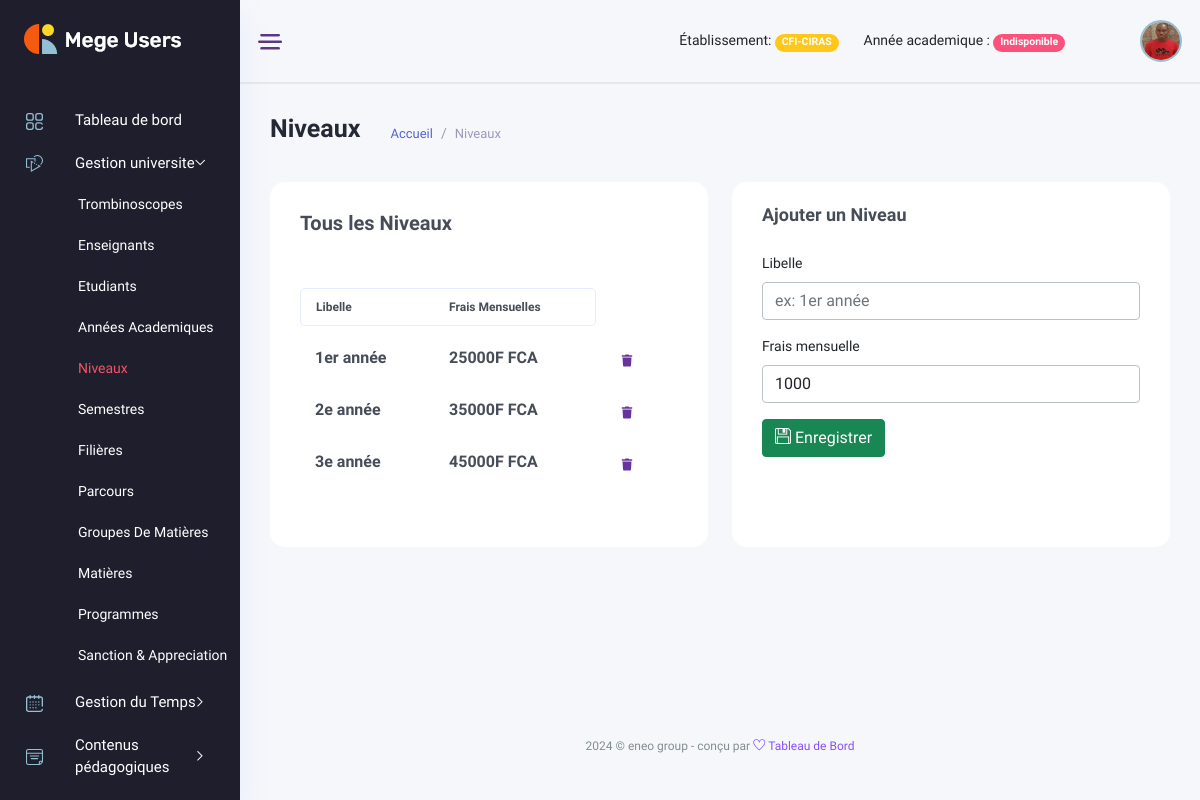
/manager_dashboard/gestion_universite/niveaux/ (signed in), run on the app's committed database.
### backend/models/user_account.py (models this page shows, shortened)
class User(AbstractBaseUser, PermissionsMixin):
    school = models.ForeignKey(Etablishment, on_delete=models.CASCADE, null=True, blank=True)
    username = models.CharField(max_length=255, unique=True,)
    student = models.OneToOneField(Student, unique=True, on_delete=models.SET_NULL, null=True, blank=True)
    teacher = models.OneToOneField(Teacher, unique=True, on_delete=models.SET_NULL, null=True, blank=True)
    management_profil = models.OneToOneField(ManagementProfil, unique=True, on_delete=models.CASCADE, null=True, blank=True)
    is_active = models.BooleanField(default=True)
    is_admin = models.BooleanField(default=False)
    is_admin_school = models.BooleanField(default=False)
    is_manager = models.BooleanField(default=False)
    is_accountant = models.BooleanField(default=False)
    is_student = models.BooleanField(default=False)
    is_teacher = models.BooleanField(default=False)
    created_at = models.DateTimeField(auto_now_add=True)
    updated_at = models.DateTimeField(auto_now=True)
    objects = UserManager()
    USERNAME_FIELD = 'username'

### backend/models/gestion_ecole.py (models this page shows, shortened)
class Etablishment(models.Model):
    name = models.CharField(max_length=120)
    tel = models.CharField(max_length=20)
    address = models.CharField(max_length=100)
    social_address = models.CharField(max_length=100, blank=True, null=True)
    email = models.EmailField(max_length=200, blank=True, null=True)
    bulletin_foot = models.CharField(max_length=50, blank=True, null=True)
    currency = models.CharField(max_length=50, choices=currencies, blank=True, null=True)
    système = models.CharField(max_length=50, choices=systemes, blank=True, null=True)
    status_fees = models.CharField(max_length=50, choices=statues, blank=True, null=True)
    subscription_fees = models.IntegerField(default=1000, blank=True, null=True)
    month = models.IntegerField(default=9, blank=True, null=True)
    re_registration_fees = models.IntegerField(default=800, blank=True, null=True)

class Level(models.Model):
    label = models.CharField(max_length=50)
    fees = models.IntegerField(default=1000)
    school = models.ForeignKey(Etablishment, on_delete=models.CASCADE, null=True)
    created_at = models.DateTimeField(auto_now_add=True)
    updated_at = models.DateTimeField(auto_now=True)

### manager_dashboard/views/gestion_universite_view.py (the view, shortened to what this page needs)
class LevelView(View):
    template = "manager_dashboard/gestion_universite/niveaux.html"
    def dispatch(self,request, *args, **kwargs):
        if not request.user.is_authenticated:
            return redirect('backend:login')
        if request.user.is_manager or request.user.is_admin_school:
            return super().dispatch(request, *args, **kwargs)
        return redirect('backend:logout')
    def get(self, request, *args, **kwargs):
        form = LevelForm()
        context = {'levels':Level.objects.filter(school=request.user.school), 'form':form}
        return render(request, template_name=self.template, context=context)

### backend/forms/gestion_ecole_forms.py
class LevelForm(forms.ModelForm):
    class Meta:
        model = Level
        fields = ['label', 'fees', 'school']
        widgets = {
            'label' : forms.TextInput(
                attrs={
                    'id': 'label',
                    'class': 'form-control',
                    'name': 'label',
                    'maxLength':'50',
                    'placeholder': 'ex: 1er année',
                    'required': True
                }
            ),
            'fees' : forms.NumberInput(
                attrs={
                    'class': 'form-control',
                    'required': True
                }
            ),
        }

### manager_dashboard/templates/manager_dashboard/gestion_universite/niveaux.html (shortened to what this page needs)
{% extends '../base.html' %}
{% load static %}
{% block content %}
<div class="main_content_iner overly_inner ">
    <div class="container-fluid p-0 ">
        <div class="row">
            <div class="col-12">
                <div class="page_title_box d-flex flex-wrap align-items-center justify-content-between">
                    <div class="page_title_left d-flex align-items-center">
                        <h3 class="f_s_25 f_w_700 dark_text mr_30">Niveaux</h3>
                        <ol class="breadcrumb page_bradcam mb-0">
                            <li class="breadcrumb-item"><a class='text-primary' href='{% url "manager_dashboard:index" %}'>Accueil</a></li>
                            <li class="breadcrumb-item"><a href="">Niveaux</a></li>
                        </ol>
                    </div>
                </div>
            </div>
        </div>
        <div class="row">
            <div class="col-lg-6">
                <div class="white_card card_height_100 mb_30 pt-4">
                    <div class="white_card_body">
                        <div class="QA_section">
                            <div class="white_box_tittle list_header">
                                <h4>Tous les Niveaux </h4>
                            </div>
                            <div class="QA_table mb_30">
                                <table class="table lms_table_active ">
                                    <thead>
                                        <tr>
                                            <th scope="col">Libelle</th>
                                            <th scope="col">Frais mensuelles</th>
                                        </tr>
                                    </thead>
                                    <tbody id="elementList">
                                        {% for level in levels %}
                                            <tr data-id="{{ level.id }}">
                                                <td> <h6> {{ level.label }} <h6></td>
                                                <td> <h6> {{ level.fees }}F FCA <h6></td>
                                                {% if not user.is_admin_school %}
                                                <td>
                                                    <div class="action_btns d-flex">
                                                        <a href="#" onclick='deleteLevel({{ level.id }})' class="action_btn"> <i class="fas fa-trash"></i> </a>
                                                    </div>
                                                </td>
                                                {% endif %}
                                            </tr>
                                        {% endfor %}
                                    </tbody>
                                </table>
                            </div>
                        </div>
                    </div>
                </div>
            </div>
            {% if not user.is_admin_school %}
            <div class="col-6">
                <div class="white_card card_height_100 mb_30">
                    <div class="white_card_header">
                        <div class="box_header m-0">
                            <div class="main-title">
                                <h3 class="m-0">Ajouter un Niveau</h3>
                            </div>
                        </div>
                    </div>
                    <div class="white_card_body">
                        <form method='post'>
                            <div class="mb-3">
                                <label class="form-label" for="libelle">Libelle</label>
                                {{ form.label }}
                            </div>
                            <div class="mb-3">
                                <label class="form-label" for="libelle">Frais mensuelle</label>
                                {{ form.fees }}
                            </div>
                            <button type="submit" class="btn btn-success"> <i class="ti-save"></i> Enregistrer</button>
                        </form>
                    </div>
                </div>
            </div>
            {% endif %}
        </div>
    </div>
</div>
{% endblock content %}

### manager_dashboard/templates/manager_dashboard/base.html (shortened to what this page needs)
<!DOCTYPE html>
{% load static %}
<html lang="fr">
<head>
    <link rel="stylesheet" href="{% static 'css/bootstrap1.min.css' %}" />
    <link rel="stylesheet" href="{% static 'vendors/themefy_icon/themify-icons.css' %}" />
    <link rel="stylesheet" href="{% static 'vendors/niceselect/css/nice-select.css' %}" />
    <link rel="stylesheet" href="{% static 'vendors/owl_carousel/css/owl.carousel.css' %}" />
    <link rel="stylesheet" href="{% static 'vendors/gijgo/gijgo.min.css' %}" />
    <link rel="stylesheet" href="{% static 'vendors/font_awesome/css/all.min.css' %}" />
    <link rel="stylesheet" href="{% static 'vendors/tagsinput/tagsinput.css' %}" />
    <link rel="stylesheet" href="{% static 'vendors/datepicker/date-picker.css' %}" />
    <link rel="stylesheet" href="{% static 'vendors/vectormap-home/vectormap-2.0.2.css' %}" />
    <link rel="stylesheet" href="{% static 'vendors/scroll/scrollable.css' %}" />
    <link rel="stylesheet" href="{% static 'vendors/datatable/css/jquery.dataTables.min.css' %}" />
    <link rel="stylesheet" href="{% static 'vendors/datatable/css/responsive.dataTables.min.css' %}" />
    <link rel="stylesheet" href="{% static 'vendors/datatable/css/buttons.dataTables.min.css' %}" />
    <link rel="stylesheet" href="{% static 'vendors/text_editor/summernote-bs4.css' %}" />
    <link rel="stylesheet" href="{% static 'vendors/morris/morris.css' %}">
    <link rel="stylesheet" href="{% static 'vendors/material_icon/material-icons.css' %}" />
    <link rel="stylesheet" href="{% static 'css/metisMenu.css' %}">
    <link rel="stylesheet" href="{% static 'css/style1.css' %}" />
    <link rel="stylesheet" href="{% static 'css/colors/default.css' %}" id="colorSkinCSS">
</head>
<body class="crm_body_bg">
    <nav class="sidebar dark_sidebar">
        <div class="logo d-flex justify-content-between">
            <a class="large_logo" href="index-2.html"><img src="{% static 'img/logo_white.png' %}" alt></a>
        </div>
        <ul id="sidebar_menu">
            <li class>
                <a href='{% url "manager_dashboard:index" %}' aria-expanded="false">
                    <div class="nav_icon_small">
                    <img src="{% static 'img/menu-icon/dashboard.svg' %}" alt>
                    </div>
                    <div class="nav_title">
                        <span>Tableau de bord</span>
                    </div>
                </a>
            </li>
            <li class>
                <a class="has-arrow" href="#" aria-expanded="false">
                    <div class="nav_icon_small">
                        <img src="{% static 'img/menu-icon/16.svg' %}" alt>
                    </div>
                    <div class="nav_title">
                        <span>Gestion universite </span>
                    </div>
                </a>
                <ul>
                    <li><a href='{% url "manager_dashboard:trombinoscopes" %}'>Trombinoscopes</a></li>
                    <li><a href='{% url "manager_dashboard:teachers" %}'>Enseignants</a></li>
                    <li><a href='{% url "manager_dashboard:students" %}'>Etudiants</a></li>
                    <li><a href='{% url "manager_dashboard:years" %}'>Années academiques</a></li>
                    <li><a href='{% url "manager_dashboard:levels" %}'>Niveaux</a></li>
                    <li><a href='{% url "manager_dashboard:semesters" %}'>Semestres</a></li>
                    <li><a href='{% url "manager_dashboard:sectors" %}'>Filières</a></li>
                    <li><a href='{% url "manager_dashboard:careers" %}'>Parcours</a></li>
                    <li><a href='{% url "manager_dashboard:group_subjects" %}'>Groupes de Matières</a></li>
                    <li><a href='{% url "manager_dashboard:subjects" %}'>Matières</a></li>
                    <li><a href='{% url "manager_dashboard:programs" %}'>Programmes</a></li>
                    <li><a href='{% url "manager_dashboard:sanction_appreciations" %}'>Sanction & Appreciation</a></li>
                </ul>
            </li>
            <li class>
                <a class="has-arrow" href="#" aria-expanded="false">
                    <div class="nav_icon_small">
                        <img src="{% static 'img/menu-icon/15.svg' %}" alt>
                    </div>
                    <div class="nav_title">
                        <span>Gestion du Temps </span>
                    </div>
                </a>
            </li>
            <li class>
                <a class="has-arrow" href="#" aria-expanded="false">
                    <div class="nav_icon_small">
                        <img src="{% static 'img/menu-icon/11.svg' %}" alt>
                    </div>
                    <div class="nav_title">
                        <span>Contenus pédagogiques </span>
                    </div>
                </a>
            </li>
            <li class>
                <a class="has-arrow" href="#" aria-expanded="false">
                </a>
            </li>
        </ul>
    </nav>
    <section class="main_content dashboard_part large_header_bg">
        <div class="container-fluid g-0">
            <div class="row">
                <div class="col-lg-12 p-0 ">
                    <div class="header_iner d-flex justify-content-between align-items-center">
                        <div class="line_icon open_miniSide d-none d-lg-block">
                            <img src="{% static 'img/line_img.png' %}" alt>
                        </div>
                        <div class="header_right d-flex justify-content-between align-items-center">
                            <div class="header_notification_warp d-flex align-items-center">
                                <li style="margin-right: 25px;">
                                    Établissement: <span class="badge rounded-pill bg-warning">{{user.school.name}}</span>
                                </li>
                                <li style="margin-right: 25px;">
                                    Année academique :
                                    {% if request.session.academic_year %}
                                        {% with academic_year=request.session.academic_year %}
                                            <span class="badge rounded-pill bg-primary">{{request.session.academic_year}}</span>
                                        {% endwith %}
                                    {% else %}
                                        <span class="badge rounded-pill bg-danger">Indisponible</span>
                                    {%endif%}
                                </li>
                            </div>
                            <div class="profile_info">
                                <img src="{% static 'img/membre.jpg' %}" width="50" height="50" alt="#">
                            </div>
                        </div>
                    </div>
                </div>
            </div>
        </div>
        {% block content %}{% endblock %}
        <div class="footer_part">
            <div class="container-fluid">
                <div class="row">
                    <div class="col-lg-12">
                        <div class="footer_iner text-center">
                            <p>{% now "Y" %} © eneo group - conçu par <a href="#"> <i class="ti-heart"></i> </a><a href="#"> Tableau de Bord</a></p>
                        </div>
                    </div>
                </div>
            </div>
        </div>
    </section>
</body>
</html>

### elimu_universite/static/css/metisMenu.css (style rules this page uses)
.metismenu .has-arrow { position:relative }
.metismenu .has-arrow::after { position:absolute;content:'';transform:rotate(-90deg) translate(0,-50%);transform-origin:top;top:50%;transition:all .3s ease-out;right:40px;content:"\e64b";font-family:themify;color:#a5adc6;font-weight:600;font-size:14px }
.metismenu .mm-active>.has-arrow::after,.metismenu .has-arrow[aria-expanded=true]::after { transform:rotate(180deg) translate(0,-50%) }

### data on the page
User: school.name "CFI-CIRAS"
Level: label "1er année", fees "25000"
Level: label "2e année", fees "35000"
Level: label "3e année", fees "45000"
